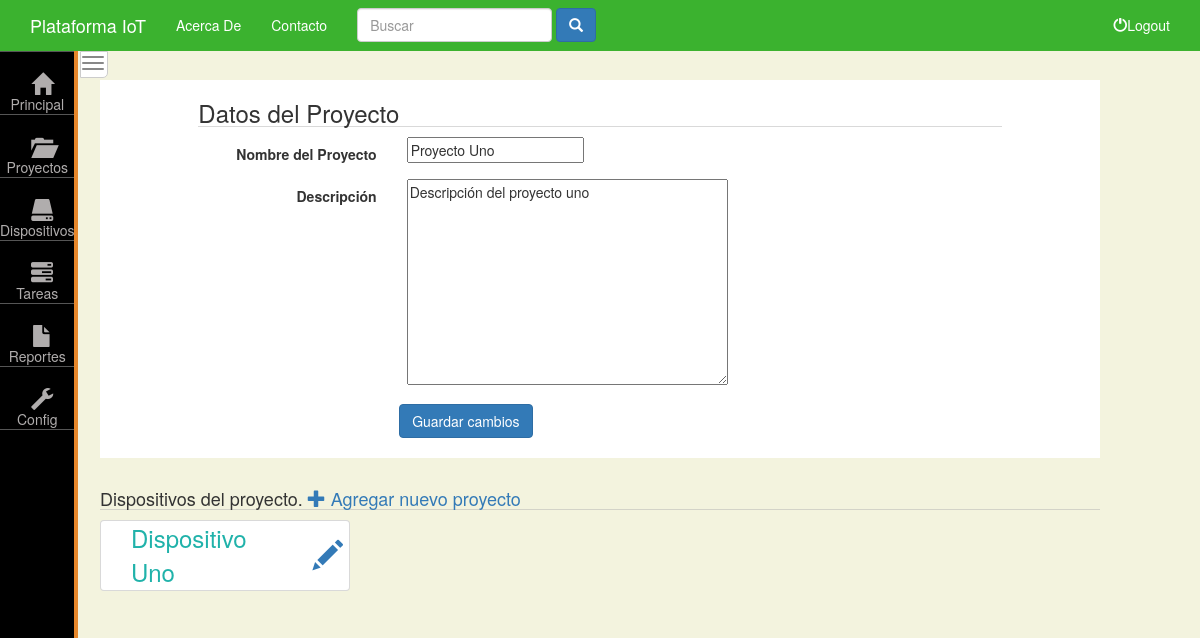
The app's page /dashboard/proyectos/1 (signed in), older data.
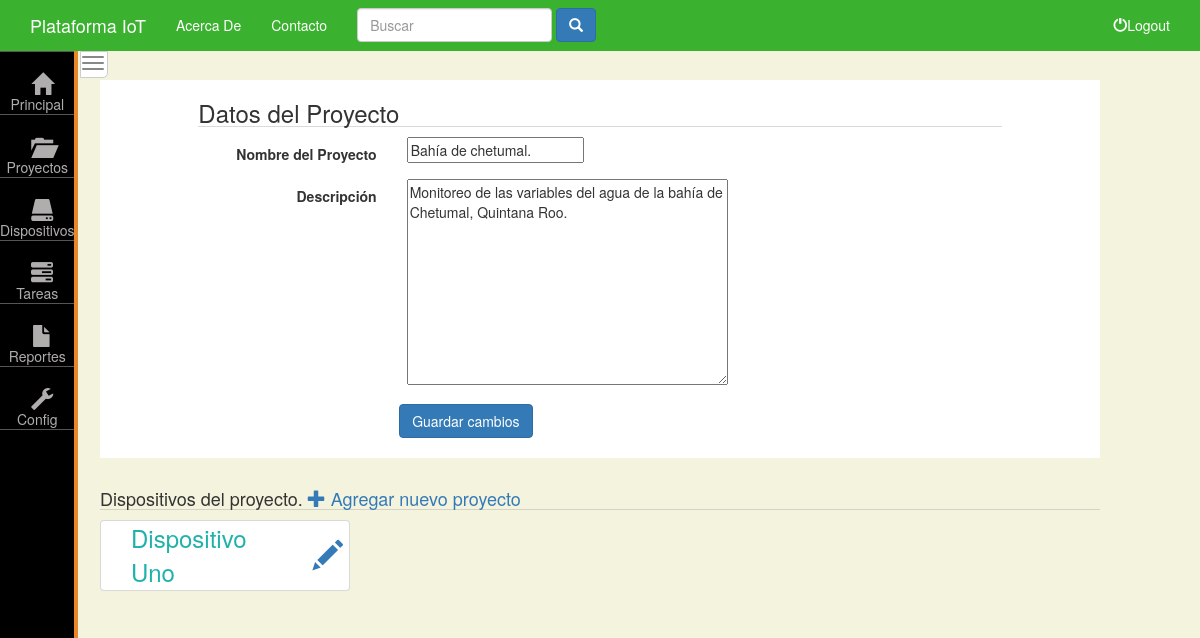
The same page, newer data.
### dashboard/models.py (models this page shows, shortened)
class Proyecto(models.Model):
    nombre_de_proyecto = models.CharField( max_length = 80)
    descripcion = models.TextField()

### dashboard/views.py (the view)
# urls.py: url(r'^proyectos/([0-9]+)$', views.detalleProyecto, name = 'detalle-proyecto'),
@login_required(login_url = 'cuentas:login')
def detalleProyecto(request, id_proyecto):
    proyecto = get_object_or_404(Proyecto, id=id_proyecto)
    form = formProyecto(instance=proyecto)
    formDisp = formDispositivo( initial={'proyecto':str(proyecto.id)}, hide=['proyecto'])
    context= {
        'form':form,
        'formDisp': formDisp,
        'proyecto': proyecto
    }
    return render(request, 'dashboard/detalle-proyecto.html', context)

### dashboard/forms.py
class formProyecto(forms.ModelForm):
    class Meta:
        model = Proyecto
        fields = '__all__'
        labels = {
            'nombre_de_proyecto': 'Nombre del Proyecto',
            'descripcion': 'Descripción',
        }

class formDispositivo(forms.ModelForm):
    class Meta:
        model = Dispositivo
        fields = '__all__'
        labels = {
            'nombre_de_dispositivo': 'Nombre del Dispositivo',
            'descripcion' : 'Descripción',
            'esta_habilitado' : 'Habilitado',
            'fecha_creacion' : 'Fecha de Creación',
        }
    def __init__(self, *args, **kwargs):
        from django.forms.widgets import HiddenInput
        hide = kwargs.pop('hide',None)
        super(formDispositivo, self).__init__(*args, **kwargs)
        if hide:
            for field in hide:
                self.fields[field].widget = HiddenInput()

### dashboard/models.py (called while the page is built)
    def __str__(self):
        return self.nombre_de_dispositivo

### templates/dashboard/detalle-proyecto.html (shortened to what this page needs)
{% extends 'dashboard/base.html' %}
{% load staticfiles %}
{% block dashboard_body %}
        <section class="row bg-blanco">
            <div class="col-sm-10 col-sm-offset-1">
                <h3 class="section-title">Datos del Proyecto</h3>
                <form action="{%url 'dashboard:modificar-proyecto' proyecto.id%}" method="post" class="form-horizontal">
                    {% include "dashboard/form_template.html" %}
                    <div class="col-sm-offset-3">
                        <button type="submit" class="btn btn-primary">Guardar cambios</button>
                    </div>
                </form>
                <br>
            </div>
        </section>
        <section class="row">
            <h4 class="section-title">Dispositivos del proyecto.
                <a  data-toggle="modal" data-target="#myModal">
                    <span class="glyphicon glyphicon-plus"></span> Agregar nuevo proyecto
                </a>
            </h4>
            {% for dispositivo in proyecto.dispositivo_set.all %}
            <div class="bg-blanco col-sm-3 activity-label ">
                <div class="actibity-label-title color-lightseagreen col-sm-10">
                        {{dispositivo}}
                </div>
                <div class="activity-label-icon col-sm-2">
                    <a href="{% url 'dashboard:detalle-dispositivo' dispositivo.id %}"><span class="glyphicon glyphicon-pencil"></span></a>
                </div>
            </div>
            {% endfor %}
        </section>
{% endblock %}

### templates/dashboard/form_template.html
{% for field in form  %}
    <div class="form-group">
        <label for="{{ field.id_for_label}}" class=" col-sm-3 control-label text-right">{{field.label}}</field-label></label>
        <div class="col-sm-9">
            {{field}}
        </div>
    </div>
{% endfor %}

Row changes from the older to the newer data that the page shows:
changed Proyecto: nombre_de_proyecto "Proyecto Uno" → "Bahía de chetumal."; descripcion "Descripción del proyecto uno" → "Monitoreo de las variables del agua de la bahía de Chetumal, Quintana Roo."
